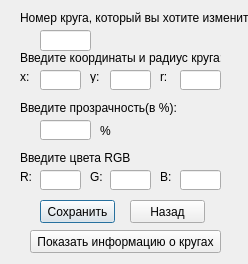
<?xml version="1.0" encoding="UTF-8"?>
<ui version="4.0">
 <class>changecircle</class>
 <widget class="QDialog" name="changecircle">
  <property name="geometry">
   <rect>
    <x>0</x>
    <y>0</y>
    <width>248</width>
    <height>264</height>
   </rect>
  </property>
  <property name="windowTitle">
   <string>Dialog</string>
  </property>
  <widget class="QLineEdit" name="opacity">
   <property name="geometry">
    <rect>
     <x>40</x>
     <y>120</y>
     <width>51</width>
     <height>20</height>
    </rect>
   </property>
  </widget>
  <widget class="QLabel" name="label_6">
   <property name="geometry">
    <rect>
     <x>100</x>
     <y>120</y>
     <width>47</width>
     <height>21</height>
    </rect>
   </property>
   <property name="text">
    <string>%</string>
   </property>
  </widget>
  <widget class="QLabel" name="label_7">
   <property name="geometry">
    <rect>
     <x>20</x>
     <y>150</y>
     <width>111</width>
     <height>16</height>
    </rect>
   </property>
   <property name="text">
    <string>Введите цвета RGB:</string>
   </property>
  </widget>
  <widget class="QLineEdit" name="GREEN">
   <property name="geometry">
    <rect>
     <x>110</x>
     <y>170</y>
     <width>41</width>
     <height>20</height>
    </rect>
   </property>
  </widget>
  <widget class="QLabel" name="label_3">
   <property name="geometry">
    <rect>
     <x>90</x>
     <y>70</y>
     <width>47</width>
     <height>13</height>
    </rect>
   </property>
   <property name="text">
    <string>y:</string>
   </property>
  </widget>
  <widget class="QLineEdit" name="x">
   <property name="geometry">
    <rect>
     <x>40</x>
     <y>70</y>
     <width>41</width>
     <height>20</height>
    </rect>
   </property>
  </widget>
  <widget class="QLabel" name="label_5">
   <property name="geometry">
    <rect>
     <x>20</x>
     <y>100</y>
     <width>161</width>
     <height>16</height>
    </rect>
   </property>
   <property name="text">
    <string>Введите прозрачность(в %):</string>
   </property>
  </widget>
  <widget class="QLineEdit" name="RED">
   <property name="geometry">
    <rect>
     <x>40</x>
     <y>170</y>
     <width>41</width>
     <height>20</height>
    </rect>
   </property>
  </widget>
  <widget class="QPushButton" name="pushButton">
   <property name="geometry">
    <rect>
     <x>40</x>
     <y>200</y>
     <width>75</width>
     <height>23</height>
    </rect>
   </property>
   <property name="text">
    <string>Сохранить</string>
   </property>
  </widget>
  <widget class="QLineEdit" name="BLUE">
   <property name="geometry">
    <rect>
     <x>180</x>
     <y>170</y>
     <width>41</width>
     <height>20</height>
    </rect>
   </property>
  </widget>
  <widget class="QLabel" name="label_8">
   <property name="geometry">
    <rect>
     <x>160</x>
     <y>170</y>
     <width>47</width>
     <height>13</height>
    </rect>
   </property>
   <property name="text">
    <string>B:</string>
   </property>
  </widget>
  <widget class="QLineEdit" name="y">
   <property name="geometry">
    <rect>
     <x>110</x>
     <y>70</y>
     <width>41</width>
     <height>20</height>
    </rect>
   </property>
  </widget>
  <widget class="QLabel" name="label_9">
   <property name="geometry">
    <rect>
     <x>90</x>
     <y>170</y>
     <width>47</width>
     <height>13</height>
    </rect>
   </property>
   <property name="text">
    <string>G:</string>
   </property>
  </widget>
  <widget class="QLabel" name="label_10">
   <property name="geometry">
    <rect>
     <x>20</x>
     <y>170</y>
     <width>47</width>
     <height>13</height>
    </rect>
   </property>
   <property name="text">
    <string>R:</string>
   </property>
  </widget>
  <widget class="QLineEdit" name="r">
   <property name="geometry">
    <rect>
     <x>180</x>
     <y>70</y>
     <width>41</width>
     <height>20</height>
    </rect>
   </property>
  </widget>
  <widget class="QLabel" name="label">
   <property name="geometry">
    <rect>
     <x>20</x>
     <y>50</y>
     <width>201</width>
     <height>16</height>
    </rect>
   </property>
   <property name="text">
    <string>Введите координаты и радиус круга:</string>
   </property>
  </widget>
  <widget class="QLabel" name="label_2">
   <property name="geometry">
    <rect>
     <x>20</x>
     <y>70</y>
     <width>47</width>
     <height>13</height>
    </rect>
   </property>
   <property name="text">
    <string>x:</string>
   </property>
  </widget>
  <widget class="QLabel" name="label_4">
   <property name="geometry">
    <rect>
     <x>160</x>
     <y>70</y>
     <width>47</width>
     <height>13</height>
    </rect>
   </property>
   <property name="text">
    <string>r:</string>
   </property>
  </widget>
  <widget class="QPushButton" name="pushButton_2">
   <property name="geometry">
    <rect>
     <x>130</x>
     <y>200</y>
     <width>75</width>
     <height>23</height>
    </rect>
   </property>
   <property name="text">
    <string>Назад</string>
   </property>
  </widget>
  <widget class="QPushButton" name="pushButton_3">
   <property name="geometry">
    <rect>
     <x>30</x>
     <y>230</y>
     <width>191</width>
     <height>23</height>
    </rect>
   </property>
   <property name="text">
    <string>Показать информацию о кругах</string>
   </property>
  </widget>
  <widget class="QLabel" name="label_12">
   <property name="geometry">
    <rect>
     <x>20</x>
     <y>10</y>
     <width>231</width>
     <height>16</height>
    </rect>
   </property>
   <property name="text">
    <string>Номер круга, который вы хотите изменить:</string>
   </property>
  </widget>
  <widget class="QLineEdit" name="lineEdit">
   <property name="geometry">
    <rect>
     <x>40</x>
     <y>30</y>
     <width>51</width>
     <height>21</height>
    </rect>
   </property>
   <property name="text">
    <string/>
   </property>
  </widget>
 </widget>
 <resources/>
 <connections/>
</ui>
